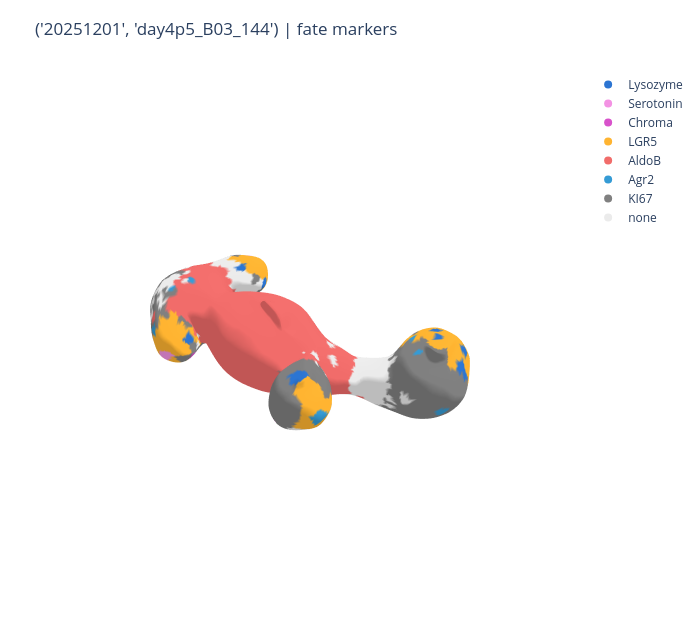

The code cell stored with this chart in its notebook:
### Markdown cell above
**Marker Mesh**

### Code cell
from src.plotting.mesh_plots import (
    plot_categorical_mesh,
    project_marker_categories_for_graph,
)
from src.plotting.motif_plots import DEFAULT_MARKER_COLORS

marker_projection = project_marker_categories_for_graph(
    selected_graph,
    marker_names=marker_names,
    marker_colors=DEFAULT_MARKER_COLORS,
    meta_lookup=val_meta_lookup,
    missing_category="none",
)
marker_mesh_figure = plot_categorical_mesh(
    marker_projection["mesh"],
    marker_projection["mesh_categories"],
    category_order=[
        marker
        for marker in DEFAULT_MARKER_COLORS
        if marker != "none" and marker in marker_names
    ],
    category_colors=DEFAULT_MARKER_COLORS,
    fig_size=(MESH_PANEL_SIZE, MESH_PANEL_SIZE),
    view=MESH_VIEW,
    baseline_color=DEFAULT_MARKER_COLORS["none"],
    baseline_name="none",
    add_legend=True,
    title=f"{selected_key} | fate markers",
)
apply_scene_zoom(marker_mesh_figure, "scene")
marker_mesh_figure.update_layout(
    width=MESH_PANEL_SIZE + 160,
    height=MESH_PANEL_SIZE + 80,
    margin=dict(l=20, r=20, t=70, b=20),
)
save_plotly_figure(marker_mesh_figure, "exemplar_marker_mesh")
marker_mesh_figure.show()

### Figure 1 — Plotly figure (JSON) as saved in the notebook; plotly's stock layout.template omitted (floating-point values rounded to 4 significant figures; data arrays with more than 128 entries replaced by an {"elided": "..."} marker saying what was removed)
{"data": [{"i": {"elided": "35998 int values"}, "j": {"elided": "35998 int values"}, "k": {"elided": "35998 int values"}, "opacity": 1, "showscale": false, "type": "mesh3d", "vertexcolor": {"elided": "18001 str values"}, "x": {"elided": "18001 float values"}, "y": {"elided": "18001 float values"}, "z": {"elided": "18001 float values"}}, {"marker": {"color": "#2C75D2", "size": 8}, "mode": "markers", "name": "Lysozyme", "showlegend": true, "type": "scatter3d", "x": [null], "y": [null], "z": [null]}, {"marker": {"color": "#F392E3", "size": 8}, "mode": "markers", "name": "Serotonin", "showlegend": true, "type": "scatter3d", "x": [null], "y": [null], "z": [null]}, {"marker": {"color": "#D852CB", "size": 8}, "mode": "markers", "name": "Chroma", "showlegend": true, "type": "scatter3d", "x": [null], "y": [null], "z": [null]}, {"marker": {"color": "#FFB431", "size": 8}, "mode": "markers", "name": "LGR5", "showlegend": true, "type": "scatter3d", "x": [null], "y": [null], "z": [null]}, {"marker": {"color": "#F16C6A", "size": 8}, "mode": "markers", "name": "AldoB", "showlegend": true, "type": "scatter3d", "x": [null], "y": [null], "z": [null]}, {"marker": {"color": "#359BD5", "size": 8}, "mode": "markers", "name": "Agr2", "showlegend": true, "type": "scatter3d", "x": [null], "y": [null], "z": [null]}, {"marker": {"color": "#808080", "size": 8}, "mode": "markers", "name": "KI67", "showlegend": true, "type": "scatter3d", "x": [null], "y": [null], "z": [null]}, {"marker": {"color": "#EBEBEB", "size": 8}, "mode": "markers", "name": "none", "showlegend": true, "type": "scatter3d", "x": [null], "y": [null], "z": [null]}], "layout": {"height": 620, "margin": {"b": 20, "l": 20, "r": 20, "t": 70}, "scene": {"aspectmode": "data", "bgcolor": "rgba(0,0,0,0)", "camera": {"eye": {"x": -1.454, "y": -1.454, "z": 2.451}}, "xaxis": {"visible": false}, "yaxis": {"visible": false}, "zaxis": {"visible": false}}, "title": {"text": "('20251201', 'day4p5_B03_144') | fate markers"}, "width": 700}}
